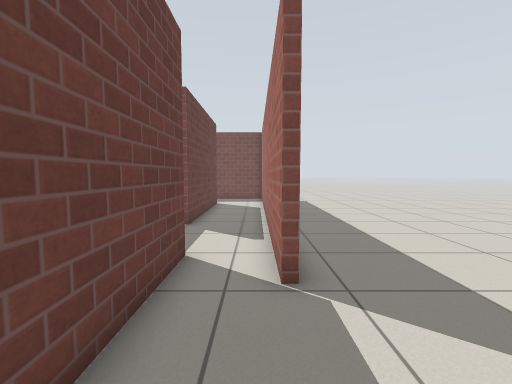
View 1 (above)

22 first-person views from a walk through a Gazebo world. The camera is 0.94 m above the floor, tilts 4° down and sees 90° across. The floor is counted in squares, 0.5 m on a side. Each view is taken from the middle of a square. On the plan, view 1 faces up. The plan holds only what a view shows up to about 15 squares ahead; the rest is blank. Simple patterns stand in for the simulator's built-in surfaces.

View 2
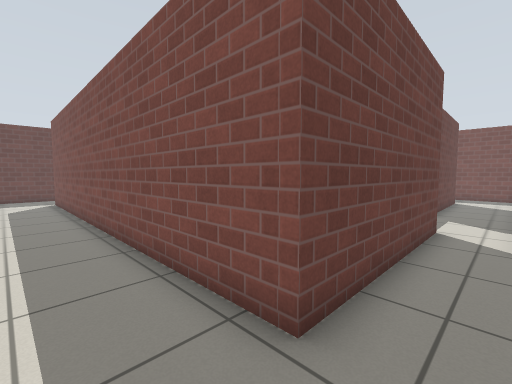

View 3
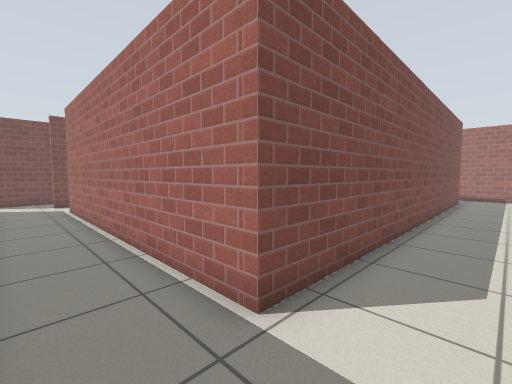

View 4
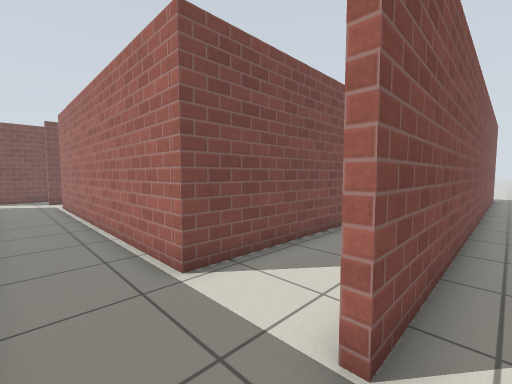

View 5
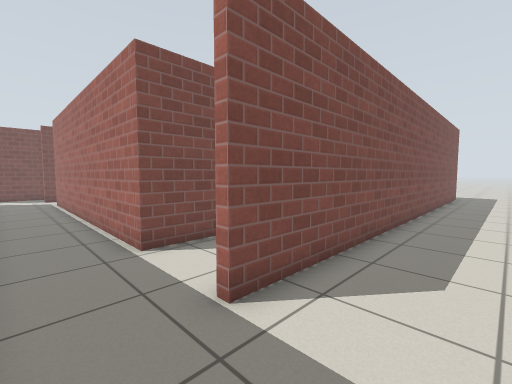

View 6
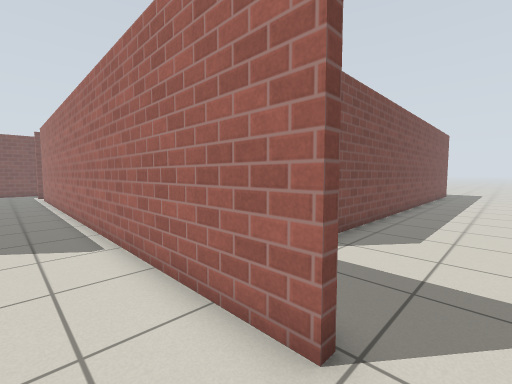

View 7
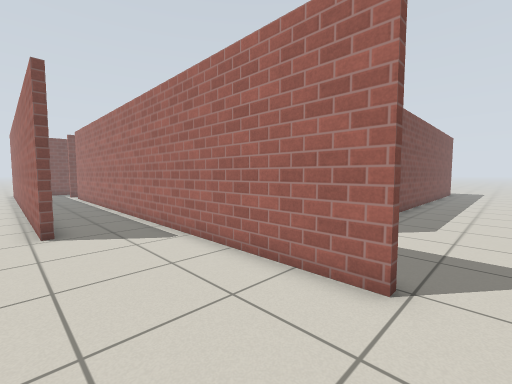

View 8
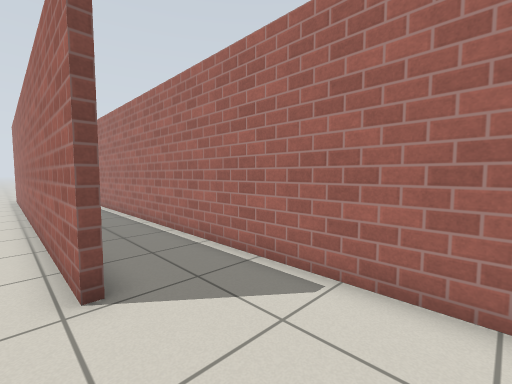

View 9
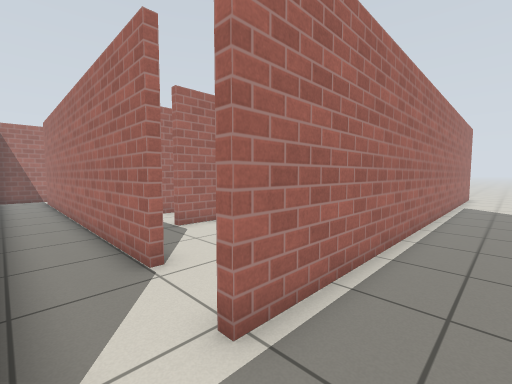

View 10
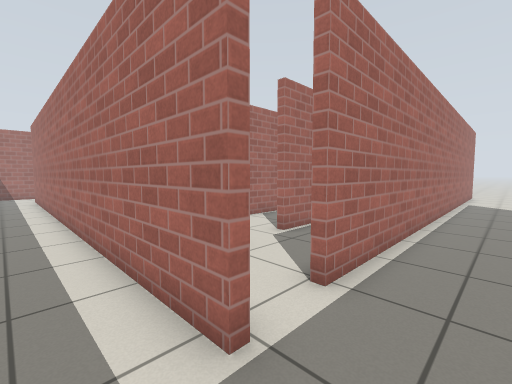

View 11
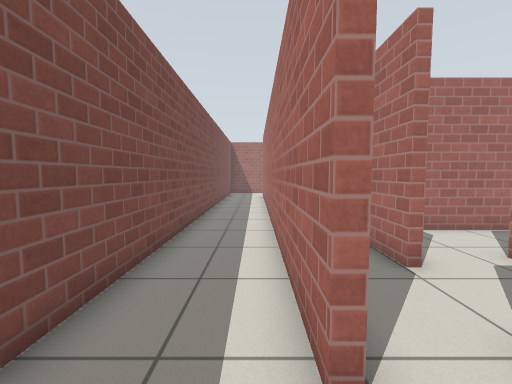

View 12
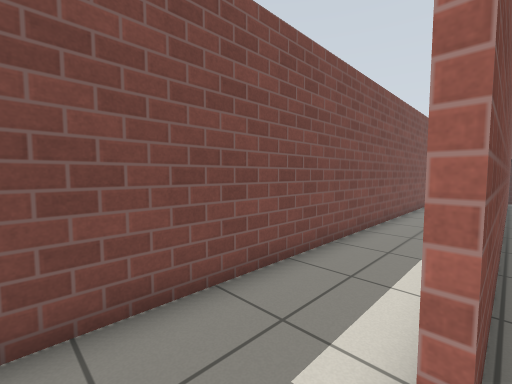

View 13
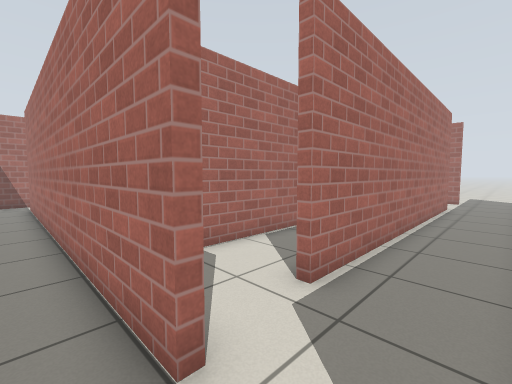

View 14
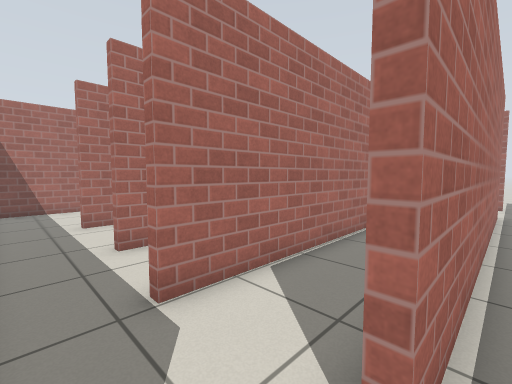

View 15
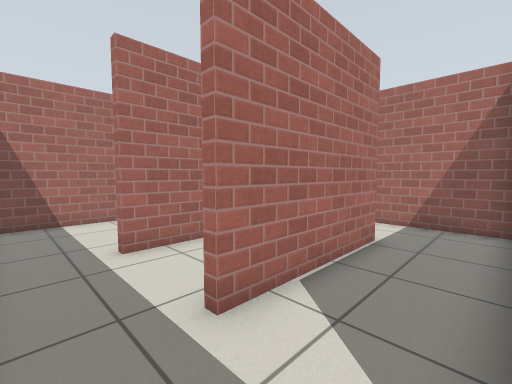

View 16
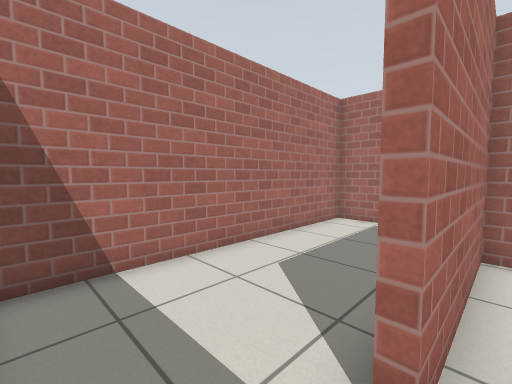

View 17
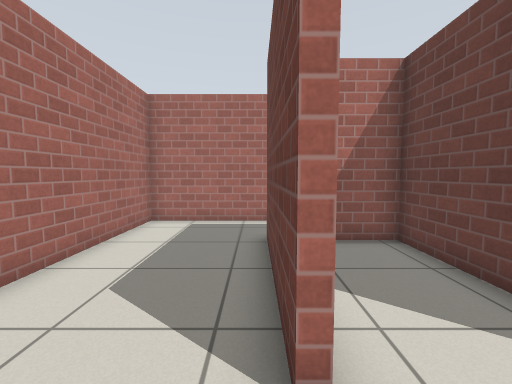

View 18
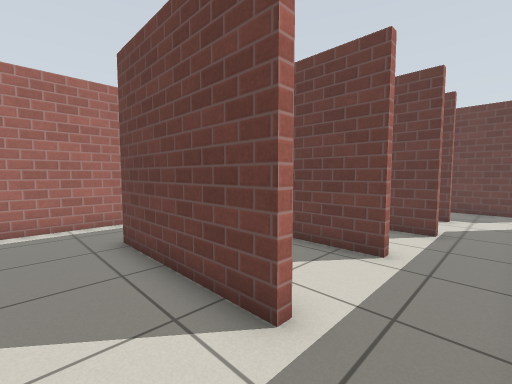

View 19
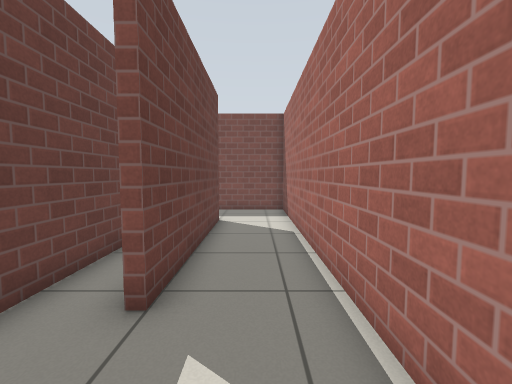

View 20
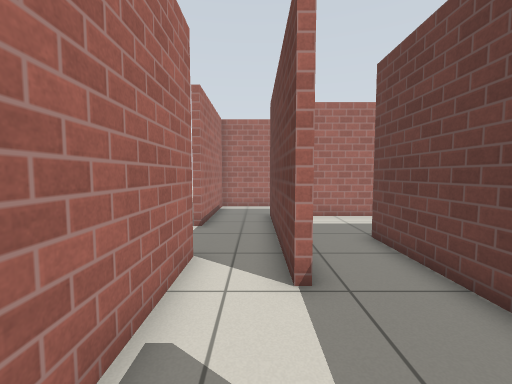

View 21
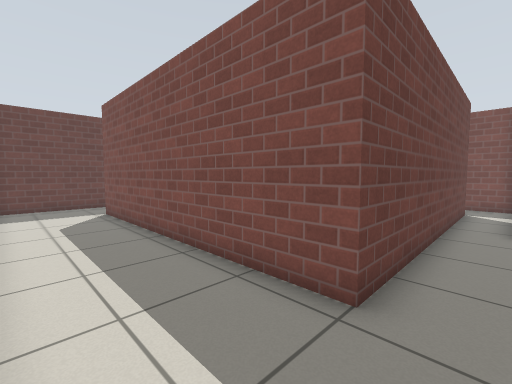

View 22
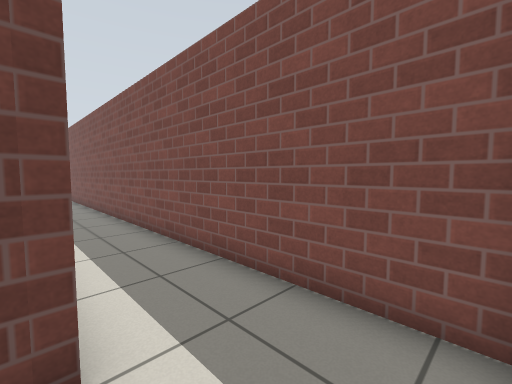

### Floor plan
Points are (right, up) in squares from view 1. A wall is a line through its corners. A room is listed if a view was taken in it or the views show most of it. See-through windows are left out.
Room 1 (views 1, 2, 3, 14)
walls: (-1.9, -4.9) (1, -4.9) (1, 0.8); (-1.6, 5.9) (-1.6, -1.7) (-19.6, -1.7) (-19.6, 11.3) (-19.3, 11.3); (0.4, 4.3) (0.4, 5.5); (-19.2, 13.6) (-20, 13.6); (-22.6, 13.1) (-22.6, 10.9)
ways out: opening at (-21, -5) to room 2; opening at (1, 2.5) to room 2; opening at (-0.5, 5) to room 4; opening at (-21, 14) to room 5; opening at (-19, 12.5) to room 6
Room 2 (views 4, 5)
walls: (-1.5, -5.2) (-19.8, -5.2); (1, 0.8) (1.4, 0.8)
ways out: opening at (-21, -5) to room 1; opening at (1, 2.5) to room 1; opening at (-23, -8.5) to room 3
Room 3 (views 6, 7, 8, 9, 12)
walls: (-25.9, 0.3) (-26.3, 0.3) (-26.3, 16.6); (-22.9, -7.9) (-22.9, 14.2) (-22.5, 14.2); (-22.9, 16) (-22.9, 16.5)
ways out: opening at (-23, -8.5) to room 2; opening at (-24.5, 16) to room 4; opening at (-23, 15) to room 5
Room 4 (views 10, 11, 19, 20, 22)
walls: (-4.5, 14) (-4.5, 6.5); (-2.5, 16.5) (-2.5, 9.4); (-23.1, 16.4) (-5.2, 16.4); (0.4, 5.5) (0.4, 19.5) (-25.1, 19.5)
ways out: opening at (-0.5, 5) to room 1; opening at (-24.5, 16) to room 3; opening at (-4, 14) to room 5; opening at (-3.5, 6) to room 6
Room 5 (view 13)
walls: (-7.9, 16.1) (-23.1, 16.1); (-20, 14) (-4.5, 14); (-2.9, 16.1) (-4.8, 16.1); (-2.8, 13.8) (-2.8, 15.1)
ways out: opening at (-21, 14) to room 1; opening at (-23, 15) to room 3; opening at (-4, 14) to room 4
Room 6 (views 15, 21)
walls: (-16.5, 3.9) (-16.5, 11.5); (-6.2, -1.4) (-3.5, -1.4); (-19.3, 3.2) (-19.3, -1.1); (-4.5, 6.5) (-4.5, 2.5) (-16.5, 2.5)
ways out: opening at (-19, 12.5) to room 1; opening at (-3.5, 6) to room 4; opening at (-16, 12.5) to room 8
Room 7 (view 16)
walls: (-13, 11.1) (-13, 5.8) (-9.6, 5.8) (-9.6, 11.1)
ways out: opening at (-13, 12.5) to room 8; opening at (-9, 12.5) to room 8
Room 8 (views 17, 18)
walls: (-9.3, 11.1) (-9.3, 5.5); (-10.2, 2.8) (-4.8, 2.8) (-4.8, 13.1); (-13.3, 5.5) (-13.3, 11.1); (-16.2, 11.5) (-16.2, 10.1); (-16.1, 2.8) (-12.2, 2.8)
ways out: opening at (-16, 12.5) to room 6; opening at (-13, 12.5) to room 7; opening at (-9, 12.5) to room 7

Positions as (right, up) in squares from view 1, and headings:
1: (0, 0), facing up
2: (0, -4), facing up-left
3: (-22, -4), facing up-right
4: (-22, -6), facing up-right
5: (-22, -8), facing up-right
6: (-25, -9), facing up-right
7: (-27, -9), facing up-right
8: (-27, -4), facing up-right
9: (-25, 16), facing down-right
10: (-25, 18), facing down-right
11: (-25, 17), facing right
12: (-25, 16), facing up-right
13: (-22, 15), facing down-right
14: (-20, 13), facing down-right
15: (-16, 13), facing down-right
16: (-10, 13), facing down-right
17: (-9, 13), facing down
18: (-7, 13), facing down-left
19: (-1, 6), facing up
20: (-1, 10), facing down
21: (-3, -1), facing up-left
22: (0, 16), facing up-left
